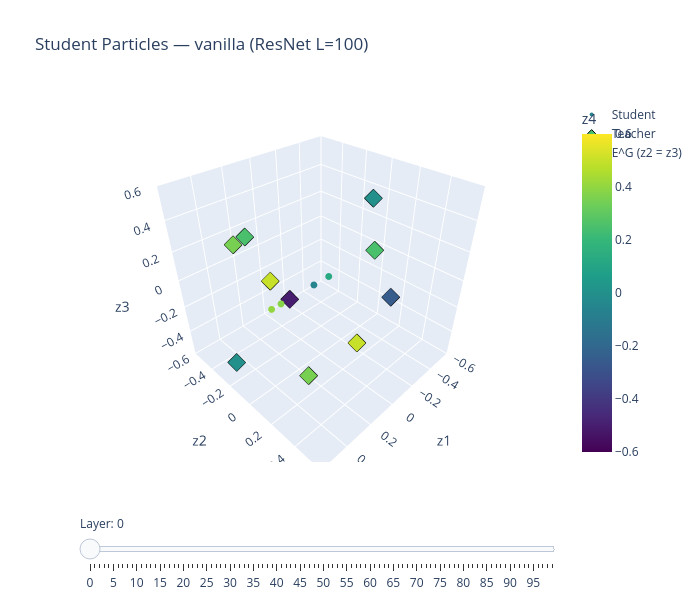

This figure's notebook cell:
### Code cell
fig = plot_particles_3d_resnet(h_vanilla["particles"][-1], teacher, "Student Particles — vanilla (ResNet L=100)")

### Figure 1 — Plotly figure (JSON) as saved in the notebook; plotly's stock layout.template omitted (floating-point values rounded to 4 significant figures)
{"data": [{"marker": {"cmax": 0.6, "cmin": -0.6, "color": [-0.05782, 0.402, 0.3806, 0.1239, 0.1089], "colorbar": {"title": {"text": "z4"}}, "colorscale": [[0, "#440154"], [0.1111, "#482878"], [0.2222, "#3e4989"], [0.3333, "#31688e"], [0.4444, "#26828e"], [0.5556, "#1f9e89"], [0.6667, "#35b779"], [0.7778, "#6ece58"], [0.8889, "#b5de2b"], [1, "#fde725"]], "size": 4}, "mode": "markers", "name": "Student", "type": "scatter3d", "x": [-0.05871, 0.402, 0.3805, 0.1248, 0.108], "y": [-0.123, 0.02875, 0.08507, 0.1821, -0.1707], "z": [-0.121, 0.03052, 0.08692, 0.1834, -0.1701]}, {"marker": {"cmax": 0.6, "cmin": -0.6, "color": [0.25, 0.5, 0.0, 0.5, 0.35, -0.5, 0.25, -0.25, 0.0, 0.35], "colorscale": [[0, "#440154"], [0.1111, "#482878"], [0.2222, "#3e4989"], [0.3333, "#31688e"], [0.4444, "#26828e"], [0.5556, "#1f9e89"], [0.6667, "#35b779"], [0.7778, "#6ece58"], [0.8889, "#b5de2b"], [1, "#fde725"]], "line": {"color": "black", "width": 1}, "size": 6, "symbol": "diamond"}, "mode": "markers", "name": "Teacher", "type": "scatter3d", "x": [-0.5, 0.25, -0.25, 0.0, 0.35, 0.25, 0.5, 0.0, 0.5, 0.35], "y": [0.0, 0.5, 0.15, -0.5, -0.35, 0.0, 0.0, 0.5, -0.25, 0.25], "z": [0.0, 0.0, 0.5, -0.25, 0.25, 0.0, 0.5, 0.15, -0.5, -0.35]}, {"cmax": 0.6, "cmin": -0.6, "colorscale": [[0, "#440154"], [0.1111, "#482878"], [0.2222, "#3e4989"], [0.3333, "#31688e"], [0.4444, "#26828e"], [0.5556, "#1f9e89"], [0.6667, "#35b779"], [0.7778, "#6ece58"], [0.8889, "#b5de2b"], [1, "#fde725"]], "hoverinfo": "name", "i": [0, 0], "intensity": [-0.6, 0.6, 0.6, -0.6], "j": [1, 2], "k": [2, 3], "name": "E^G (z2 = z3)", "opacity": 0.35, "showlegend": true, "showscale": false, "type": "mesh3d", "x": [-0.6, 0.6, 0.6, -0.6], "y": [-0.6, -0.6, 0.6, 0.6], "z": [-0.6, -0.6, 0.6, 0.6]}], "layout": {"height": 600, "scene": {"xaxis": {"range": [-0.6, 0.6], "title": {"text": "z1"}}, "yaxis": {"range": [-0.6, 0.6], "title": {"text": "z2"}}, "zaxis": {"range": [-0.6, 0.6], "title": {"text": "z3"}}}, "sliders": [{"active": 0, "currentvalue": {"prefix": "Layer: "}, "pad": {"t": 50}, "steps": [{"args": [["0"], {"frame": {"duration": 0, "redraw": true}, "mode": "immediate", "transition": {"duration": 0}}], "label": "0", "method": "animate"}, {"args": [["1"], {"frame": {"duration": 0, "redraw": true}, "mode": "immediate", "transition": {"duration": 0}}], "label": "1", "method": "animate"}, {"args": [["2"], {"frame": {"duration": 0, "redraw": true}, "mode": "immediate", "transition": {"duration": 0}}], "label": "2", "method": "animate"}, {"args": [["3"], {"frame": {"duration": 0, "redraw": true}, "mode": "immediate", "transition": {"duration": 0}}], "label": "3", "method": "animate"}, {"args": [["4"], {"frame": {"duration": 0, "redraw": true}, "mode": "immediate", "transition": {"duration": 0}}], "label": "4", "method": "animate"}, {"args": [["5"], {"frame": {"duration": 0, "redraw": true}, "mode": "immediate", "transition": {"duration": 0}}], "label": "5", "method": "animate"}, {"args": [["6"], {"frame": {"duration": 0, "redraw": true}, "mode": "immediate", "transition": {"duration": 0}}], "label": "6", "method": "animate"}, {"args": [["7"], {"frame": {"duration": 0, "redraw": true}, "mode": "immediate", "transition": {"duration": 0}}], "label": "7", "method": "animate"}, {"args": [["8"], {"frame": {"duration": 0, "redraw": true}, "mode": "immediate", "transition": {"duration": 0}}], "label": "8", "method": "animate"}, {"args": [["9"], {"frame": {"duration": 0, "redraw": true}, "mode": "immediate", "transition": {"duration": 0}}], "label": "9", "method": "animate"}, {"args": [["10"], {"frame": {"duration": 0, "redraw": true}, "mode": "immediate", "transition": {"duration": 0}}], "label": "10", "method": "animate"}, {"args": [["11"], {"frame": {"duration": 0, "redraw": true}, "mode": "immediate", "transition": {"duration": 0}}], "label": "11", "method": "animate"}, {"args": [["12"], {"frame": {"duration": 0, "redraw": true}, "mode": "immediate", "transition": {"duration": 0}}], "label": "12", "method": "animate"}, {"args": [["13"], {"frame": {"duration": 0, "redraw": true}, "mode": "immediate", "transition": {"duration": 0}}], "label": "13", "method": "animate"}, {"args": [["14"], {"frame": {"duration": 0, "redraw": true}, "mode": "immediate", "transition": {"duration": 0}}], "label": "14", "method": "animate"}, {"args": [["15"], {"frame": {"duration": 0, "redraw": true}, "mode": "immediate", "transition": {"duration": 0}}], "label": "15", "method": "animate"}, {"args": [["16"], {"frame": {"duration": 0, "redraw": true}, "mode": "immediate", "transition": {"duration": 0}}], "label": "16", "method": "animate"}, {"args": [["17"], {"frame": {"duration": 0, "redraw": true}, "mode": "immediate", "transition": {"duration": 0}}], "label": "17", "method": "animate"}, {"args": [["18"], {"frame": {"duration": 0, "redraw": true}, "mode": "immediate", "transition": {"duration": 0}}], "label": "18", "method": "animate"}, {"args": [["19"], {"frame": {"duration": 0, "redraw": true}, "mode": "immediate", "transition": {"duration": 0}}], "label": "19", "method": "animate"}, {"args": [["20"], {"frame": {"duration": 0, "redraw": true}, "mode": "immediate", "transition": {"duration": 0}}], "label": "20", "method": "animate"}, {"args": [["21"], {"frame": {"duration": 0, "redraw": true}, "mode": "immediate", "transition": {"duration": 0}}], "label": "21", "method": "animate"}, {"args": [["22"], {"frame": {"duration": 0, "redraw": true}, "mode": "immediate", "transition": {"duration": 0}}], "label": "22", "method": "animate"}, {"args": [["23"], {"frame": {"duration": 0, "redraw": true}, "mode": "immediate", "transition": {"duration": 0}}], "label": "23", "method": "animate"}, {"args": [["24"], {"frame": {"duration": 0, "redraw": true}, "mode": "immediate", "transition": {"duration": 0}}], "label": "24", "method": "animate"}, {"args": [["25"], {"frame": {"duration": 0, "redraw": true}, "mode": "immediate", "transition": {"duration": 0}}], "label": "25", "method": "animate"}, {"args": [["26"], {"frame": {"duration": 0, "redraw": true}, "mode": "immediate", "transition": {"duration": 0}}], "label": "26", "method": "animate"}, {"args": [["27"], {"frame": {"duration": 0, "redraw": true}, "mode": "immediate", "transition": {"duration": 0}}], "label": "27", "method": "animate"}, {"args": [["28"], {"frame": {"duration": 0, "redraw": true}, "mode": "immediate", "transition": {"duration": 0}}], "label": "28", "method": "animate"}, {"args": [["29"], {"frame": {"duration": 0, "redraw": true}, "mode": "immediate", "transition": {"duration": 0}}], "label": "29", "method": "animate"}, {"args": [["30"], {"frame": {"duration": 0, "redraw": true}, "mode": "immediate", "transition": {"duration": 0}}], "label": "30", "method": "animate"}, {"args": [["31"], {"frame": {"duration": 0, "redraw": true}, "mode": "immediate", "transition": {"duration": 0}}], "label": "31", "method": "animate"}, {"args": [["32"], {"frame": {"duration": 0, "redraw": true}, "mode": "immediate", "transition": {"duration": 0}}], "label": "32", "method": "animate"}, {"args": [["33"], {"frame": {"duration": 0, "redraw": true}, "mode": "immediate", "transition": {"duration": 0}}], "label": "33", "method": "animate"}, {"args": [["34"], {"frame": {"duration": 0, "redraw": true}, "mode": "immediate", "transition": {"duration": 0}}], "label": "34", "method": "animate"}, {"args": [["35"], {"frame": {"duration": 0, "redraw": true}, "mode": "immediate", "transition": {"duration": 0}}], "label": "35", "method": "animate"}, {"args": [["36"], {"frame": {"duration": 0, "redraw": true}, "mode": "immediate", "transition": {"duration": 0}}], "label": "36", "method": "animate"}, {"args": [["37"], {"frame": {"duration": 0, "redraw": true}, "mode": "immediate", "transition": {"duration": 0}}], "label": "37", "method": "animate"}, {"args": [["38"], {"frame": {"duration": 0, "redraw": true}, "mode": "immediate", "transition": {"duration": 0}}], "label": "38", "method": "animate"}, {"args": [["39"], {"frame": {"duration": 0, "redraw": true}, "mode": "immediate", "transition": {"duration": 0}}], "label": "39", "method": "animate"}, {"args": [["40"], {"frame": {"duration": 0, "redraw": true}, "mode": "immediate", "transition": {"duration": 0}}], "label": "40", "method": "animate"}, {"args": [["41"], {"frame": {"duration": 0, "redraw": true}, "mode": "immediate", "transition": {"duration": 0}}], "label": "41", "method": "animate"}, {"args": [["42"], {"frame": {"duration": 0, "redraw": true}, "mode": "immediate", "transition": {"duration": 0}}], "label": "42", "method": "animate"}, {"args": [["43"], {"frame": {"duration": 0, "redraw": true}, "mode": "immediate", "transition": {"duration": 0}}], "label": "43", "method": "animate"}, {"args": [["44"], {"frame": {"duration": 0, "redraw": true}, "mode": "immediate", "transition": {"duration": 0}}], "label": "44", "method": "animate"}, {"args": [["45"], {"frame": {"duration": 0, "redraw": true}, "mode": "immediate", "transition": {"duration": 0}}], "label": "45", "method": "animate"}, {"args": [["46"], {"frame": {"duration": 0, "redraw": true}, "mode": "immediate", "transition": {"duration": 0}}], "label": "46", "method": "animate"}, {"args": [["47"], {"frame": {"duration": 0, "redraw": true}, "mode": "immediate", "transition": {"duration": 0}}], "label": "47", "method": "animate"}, {"args": [["48"], {"frame": {"duration": 0, "redraw": true}, "mode": "immediate", "transition": {"duration": 0}}], "label": "48", "method": "animate"}, {"args": [["49"], {"frame": {"duration": 0, "redraw": true}, "mode": "immediate", "transition": {"duration": 0}}], "label": "49", "method": "animate"}, {"args": [["50"], {"frame": {"duration": 0, "redraw": true}, "mode": "immediate", "transition": {"duration": 0}}], "label": "50", "method": "animate"}, {"args": [["51"], {"frame": {"duration": 0, "redraw": true}, "mode": "immediate", "transition": {"duration": 0}}], "label": "51", "method": "animate"}, {"args": [["52"], {"frame": {"duration": 0, "redraw": true}, "mode": "immediate", "transition": {"duration": 0}}], "label": "52", "method": "animate"}, {"args": [["53"], {"frame": {"duration": 0, "redraw": true}, "mode": "immediate", "transition": {"duration": 0}}], "label": "53", "method": "animate"}, {"args": [["54"], {"frame": {"duration": 0, "redraw": true}, "mode": "immediate", "transition": {"duration": 0}}], "label": "54", "method": "animate"}, {"args": [["55"], {"frame": {"duration": 0, "redraw": true}, "mode": "immediate", "transition": {"duration": 0}}], "label": "55", "method": "animate"}, {"args": [["56"], {"frame": {"duration": 0, "redraw": true}, "mode": "immediate", "transition": {"duration": 0}}], "label": "56", "method": "animate"}, {"args": [["57"], {"frame": {"duration": 0, "redraw": true}, "mode": "immediate", "transition": {"duration": 0}}], "label": "57", "method": "animate"}, {"args": [["58"], {"frame": {"duration": 0, "redraw": true}, "mode": "immediate", "transition": {"duration": 0}}], "label": "58", "method": "animate"}, {"args": [["59"], {"frame": {"duration": 0, "redraw": true}, "mode": "immediate", "transition": {"duration": 0}}], "label": "59", "method": "animate"}, {"args": [["60"], {"frame": {"duration": 0, "redraw": true}, "mode": "immediate", "transition": {"duration": 0}}], "label": "60", "method": "animate"}, {"args": [["61"], {"frame": {"duration": 0, "redraw": true}, "mode": "immediate", "transition": {"duration": 0}}], "label": "61", "method": "animate"}, {"args": [["62"], {"frame": {"duration": 0, "redraw": true}, "mode": "immediate", "transition": {"duration": 0}}], "label": "62", "method": "animate"}, {"args": [["63"], {"frame": {"duration": 0, "redraw": true}, "mode": "immediate", "transition": {"duration": 0}}], "label": "63", "method": "animate"}, {"args": [["64"], {"frame": {"duration": 0, "redraw": true}, "mode": "immediate", "transition": {"duration": 0}}], "label": "64", "method": "animate"}, {"args": [["65"], {"frame": {"duration": 0, "redraw": true}, "mode": "immediate", "transition": {"duration": 0}}], "label": "65", "method": "animate"}, {"args": [["66"], {"frame": {"duration": 0, "redraw": true}, "mode": "immediate", "transition": {"duration": 0}}], "label": "66", "method": "animate"}, {"args": [["67"], {"frame": {"duration": 0, "redraw": true}, "mode": "immediate", "transition": {"duration": 0}}], "label": "67", "method": "animate"}, {"args": [["68"], {"frame": {"duration": 0, "redraw": true}, "mode": "immediate", "transition": {"duration": 0}}], "label": "68", "method": "animate"}, {"args": [["69"], {"frame": {"duration": 0, "redraw": true}, "mode": "immediate", "transition": {"duration": 0}}], "label": "69", "method": "animate"}, {"args": [["70"], {"frame": {"duration": 0, "redraw": true}, "mode": "immediate", "transition": {"duration": 0}}], "label": "70", "method": "animate"}, {"args": [["71"], {"frame": {"duration": 0, "redraw": true}, "mode": "immediate", "transition": {"duration": 0}}], "label": "71", "method": "animate"}, {"args": [["72"], {"frame": {"duration": 0, "redraw": true}, "mode": "immediate", "transition": {"duration": 0}}], "label": "72", "method": "animate"}, {"args": [["73"], {"frame": {"duration": 0, "redraw": true}, "mode": "immediate", "transition": {"duration": 0}}], "label": "73", "method": "animate"}, {"args": [["74"], {"frame": {"duration": 0, "redraw": true}, "mode": "immediate", "transition": {"duration": 0}}], "label": "74", "method": "animate"}, {"args": [["75"], {"frame": {"duration": 0, "redraw": true}, "mode": "immediate", "transition": {"duration": 0}}], "label": "75", "method": "animate"}, {"args": [["76"], {"frame": {"duration": 0, "redraw": true}, "mode": "immediate", "transition": {"duration": 0}}], "label": "76", "method": "animate"}, {"args": [["77"], {"frame": {"duration": 0, "redraw": true}, "mode": "immediate", "transition": {"duration": 0}}], "label": "77", "method": "animate"}, {"args": [["78"], {"frame": {"duration": 0, "redraw": true}, "mode": "immediate", "transition": {"duration": 0}}], "label": "78", "method": "animate"}, {"args": [["79"], {"frame": {"duration": 0, "redraw": true}, "mode": "immediate", "transition": {"duration": 0}}], "label": "79", "method": "animate"}, {"args": [["80"], {"frame": {"duration": 0, "redraw": true}, "mode": "immediate", "transition": {"duration": 0}}], "label": "80", "method": "animate"}, {"args": [["81"], {"frame": {"duration": 0, "redraw": true}, "mode": "immediate", "transition": {"duration": 0}}], "label": "81", "method": "animate"}, {"args": [["82"], {"frame": {"duration": 0, "redraw": true}, "mode": "immediate", "transition": {"duration": 0}}], "label": "82", "method": "animate"}, {"args": [["83"], {"frame": {"duration": 0, "redraw": true}, "mode": "immediate", "transition": {"duration": 0}}], "label": "83", "method": "animate"}, {"args": [["84"], {"frame": {"duration": 0, "redraw": true}, "mode": "immediate", "transition": {"duration": 0}}], "label": "84", "method": "animate"}, {"args": [["85"], {"frame": {"duration": 0, "redraw": true}, "mode": "immediate", "transition": {"duration": 0}}], "label": "85", "method": "animate"}, {"args": [["86"], {"frame": {"duration": 0, "redraw": true}, "mode": "immediate", "transition": {"duration": 0}}], "label": "86", "method": "animate"}, {"args": [["87"], {"frame": {"duration": 0, "redraw": true}, "mode": "immediate", "transition": {"duration": 0}}], "label": "87", "method": "animate"}, {"args": [["88"], {"frame": {"duration": 0, "redraw": true}, "mode": "immediate", "transition": {"duration": 0}}], "label": "88", "method": "animate"}, {"args": [["89"], {"frame": {"duration": 0, "redraw": true}, "mode": "immediate", "transition": {"duration": 0}}], "label": "89", "method": "animate"}, {"args": [["90"], {"frame": {"duration": 0, "redraw": true}, "mode": "immediate", "transition": {"duration": 0}}], "label": "90", "method": "animate"}, {"args": [["91"], {"frame": {"duration": 0, "redraw": true}, "mode": "immediate", "transition": {"duration": 0}}], "label": "91", "method": "animate"}, {"args": [["92"], {"frame": {"duration": 0, "redraw": true}, "mode": "immediate", "transition": {"duration": 0}}], "label": "92", "method": "animate"}, {"args": [["93"], {"frame": {"duration": 0, "redraw": true}, "mode": "immediate", "transition": {"duration": 0}}], "label": "93", "method": "animate"}, {"args": [["94"], {"frame": {"duration": 0, "redraw": true}, "mode": "immediate", "transition": {"duration": 0}}], "label": "94", "method": "animate"}, {"args": [["95"], {"frame": {"duration": 0, "redraw": true}, "mode": "immediate", "transition": {"duration": 0}}], "label": "95", "method": "animate"}, {"args": [["96"], {"frame": {"duration": 0, "redraw": true}, "mode": "immediate", "transition": {"duration": 0}}], "label": "96", "method": "animate"}, {"args": [["97"], {"frame": {"duration": 0, "redraw": true}, "mode": "immediate", "transition": {"duration": 0}}], "label": "97", "method": "animate"}, {"args": [["98"], {"frame": {"duration": 0, "redraw": true}, "mode": "immediate", "transition": {"duration": 0}}], "label": "98", "method": "animate"}, {"args": [["99"], {"frame": {"duration": 0, "redraw": true}, "mode": "immediate", "transition": {"duration": 0}}], "label": "99", "method": "animate"}]}], "title": {"text": "Student Particles — vanilla (ResNet L=100)"}, "width": 700}}
